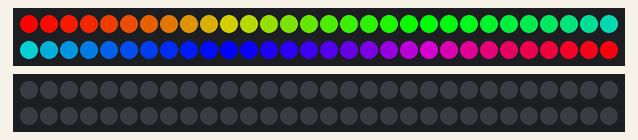
This sketch was run on a simulated Arduino Uno, built with avr-gcc and run on an emulated ATmega328P. Parts: 2 × 60 RGB LEDs in strip order, left to right, continuing on the next row. What the sketch prints to the serial monitor is not drawn.

Above: at 0.1 s.
At 3.0 s:
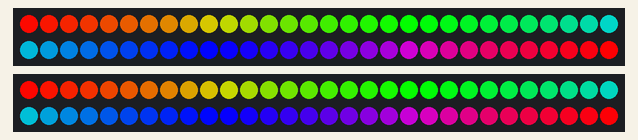
At 15.0 s:
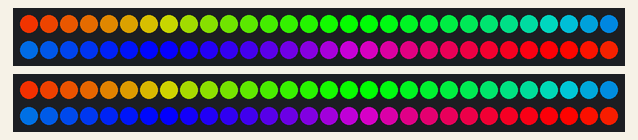

The sketch:

artproject_strips_v2.ino
```cpp
#include <Adafruit_NeoPixel.h>
#ifdef __AVR__
  #include <avr/power.h>
#endif

#include <TimedAction.h>

//#define PIN2 7

//Note: All strips are on PIN 4,5,6 and 7 for the art project.


void blinkTwo(){
  rainbowTwo();
}


Adafruit_NeoPixel strip1  = Adafruit_NeoPixel(60, PIN4, NEO_GRB + NEO_KHZ800);
Adafruit_NeoPixel strip2  = Adafruit_NeoPixel(60, PIN5, NEO_GRB + NEO_KHZ800);

uint16_t counter1 = 0;
uint16_t counter2 = 0;

TimedAction stripActionOne = TimedAction(3,rainbowOne);
TimedAction stripActionTwo = TimedAction(6,rainbowTwo);


void setup() {
  Serial.begin(9600);

  strip1.begin();
  strip1.show(); // Initialize all pixels to 'off'

  strip2.begin();
  strip2.show(); // Initialize all pixels to 'off'

 // colorWipe( strip1.Color(255, 0, 0), 5, strip1);   // light pixels red
 // colorWipe( strip2.Color(0, 0, 255), 5, strip2);   // light pixels blu
}

void loop() {

 stripActionOne.check();
 stripActionTwo.check();
}


void rainbowOne() {
  uint16_t pixelNr;

  for(pixelNr=0; pixelNr< strip1.numPixels(); pixelNr++) {
    strip1.setPixelColor(pixelNr, Wheel(((pixelNr * 256 / strip1.numPixels()) + counter1) & 255, strip1) );
  }
  strip1.show();

  counter1++;
  if (counter1 > 256 ) {
    counter1=0;
  }
}


void rainbowTwo() {
  uint16_t i;
    Serial.println("TWO") ;

    for(i=0; i< strip2.numPixels(); i++) {
         // strip1.setPixelColor(i, Wheel(((i * 256 / strip1.numPixels()) + counter1) & 255, strip1) );
    Serial.println(i) ;

          strip2.setPixelColor(i, Wheel(((i * 256 / strip2.numPixels()) + counter2) & 255,strip2));
            Serial.println("rainbowtwo") ;
    }
    strip2.show();
        Serial.println("TWO---") ;

   counter2++;
   if (counter2 > 256 ) {
    counter2=0;
  }

}


uint32_t Wheel(byte WheelPos,Adafruit_NeoPixel myStrip ) {
  WheelPos = 255 - WheelPos;
  if(WheelPos < 85) {
    return myStrip.Color(255 - WheelPos * 3, 0, WheelPos * 3);
  }
  if(WheelPos < 170) {
    WheelPos -= 85;
    return myStrip.Color(0, WheelPos * 3, 255 - WheelPos * 3);
  }
  //WheelPos -= 170;
  WheelPos = WheelPos - 170;

  return myStrip.Color(WheelPos * 3, 255 - WheelPos * 3, 0);
}


// Fill the dots one after the other with a color
void colorWipe(uint32_t c, uint8_t wait, Adafruit_NeoPixel myStrip) {

  for(uint16_t i=0; i<myStrip.numPixels(); i++) {
    myStrip.setPixelColor(i, c);
    myStrip.show();
    delay(wait);
  }
}
```
